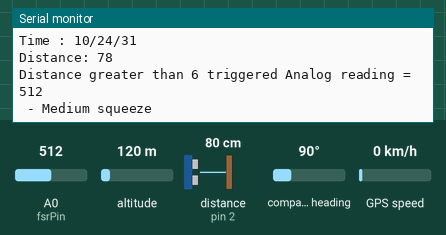
This sketch was run on a simulated Arduino Uno, built with avr-gcc and run on an emulated ATmega328P. Parts: the last lines printed to the serial monitor. Wiring (inferred from the names in the program): ultrasonic range finder: trigger pin 3; echo pin 2. The test bench sets the inputs (shaded band); at power-on: A0 (fsrPin) = 512, altitude 120 m, distance to the obstacle (sensor on pin 2) 80 cm, compass heading 90°, GPS speed 0 km/h. The echo pulse lasts 58.3 µs per cm; the GPS gets a fix after 3 s at 37.7749, -122.4194 with 8 satellites.

Above: at 1.2 s.
1.3 s: A0 (fsrPin) set to 485
At 4.9 s:
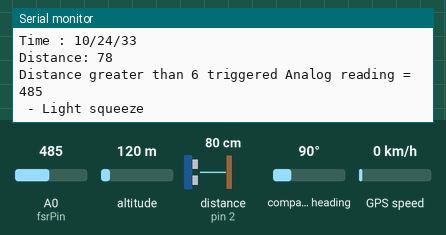
14.0 s: A0 (fsrPin) set to 216
At 15.2 s:
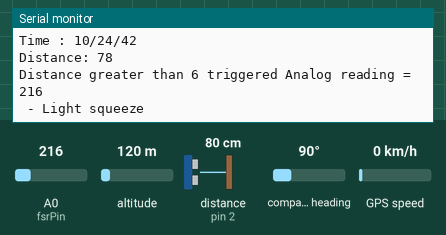
15.5 s: A0 (fsrPin) set to 184
At 18.8 s:
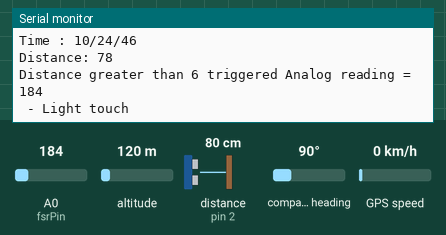
Timing chart, 0 to 20.3 s (numbered marks = the images above; inputs shaded):
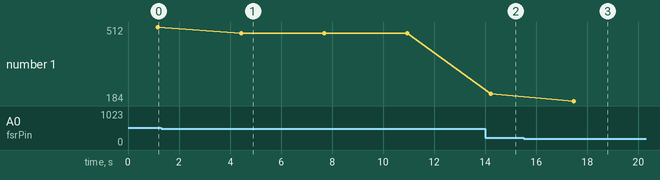

The sketch:

sms_with_conditions.ino
```cpp
//admin -- https://webhook.site/#!/6e3155c8-220a-4c14-8939-425afd9e87cd

#include <SoftwareSerial.h>
/* Create object named SIM900 of the class SoftwareSerial */
#include <TinyGPS++.h>
#include <SoftwareSerial.h>

//below for GSM
SoftwareSerial SIM900(9, 10);

//below for GPS
/* Create object named bt of the class SoftwareSerial */
SoftwareSerial GPS_SoftSerial(6, 5);/* (Rx, Tx) */
/* Create an object named gps of the class TinyGPSPlus */
TinyGPSPlus gps;
volatile float minutes, seconds;
volatile int degree, secs, mins;

//below for pressure
int fsrPin = 0;  // the FSR and 10K pulldown are connected to a0
int fsrReading;  // the analog reading from the FSR resistor divider

// defines pins numbers for US
const int trigPin = 3;
const int echoPin = 2;
// defines variables
long duration;
int distance;


void setup() {
  // for GSM
  SIM900.begin(9600); /* Define baud rate for software serial communication */
  Serial.begin(9600); /* Define baud rate for serial communication */

// for GPS
 GPS_SoftSerial.begin(9600);	/* Define baud rate for software serial communication */

  // for US sensor
  pinMode(trigPin, OUTPUT);  // Sets the trigPin as an Output
  pinMode(echoPin, INPUT);   // Sets the echoPin as an Input
}

void loop() {

// GPS start-----------------------------------------------------------------------------------------------------------------------------------------------
 smartDelay(1000);	/* Generate precise delay of 1ms */
        unsigned long start;
        double lat_val, lng_val, alt_m_val;
        uint8_t hr_val, min_val, sec_val;
        bool loc_valid, alt_valid, time_valid;
        lat_val = gps.location.lat();	/* Get latitude data */
        loc_valid = gps.location.isValid();	/* Check if valid location data is available */
        lng_val = gps.location.lng();	/* Get longtitude data */
        alt_m_val = gps.altitude.meters();	/* Get altitude data in meters */
        alt_valid = gps.altitude.isValid();	/* Check if valid altitude data is available */
        hr_val = gps.time.hour();	/* Get hour */
        min_val = gps.time.minute(); 	/* Get minutes */
        sec_val = gps.time.second();	/* Get seconds */
        time_valid = gps.time.isValid();	/* Check if valid time data is available */
        if (!loc_valid)
        {
          Serial.print("Latitude : ");
          Serial.println("*****");
          Serial.print("Longitude : ");
          Serial.println("*****");
        }
        else
        {
          DegMinSec(lat_val);
          Serial.print("Latitude in Decimal Degrees : ");
          Serial.println(lat_val, 6);
          Serial.print("Latitude in Degrees Minutes Seconds : ");
          Serial.print(degree);
          Serial.print("\t");
          Serial.print(mins);
          Serial.print("\t");
          Serial.println(secs);
          DegMinSec(lng_val);	/* Convert the decimal degree value into degrees minutes seconds form */
          Serial.print("Longitude in Decimal Degrees : ");
          Serial.println(lng_val, 6);
          Serial.print("Longitude in Degrees Minutes Seconds : ");
          Serial.print(degree);
          Serial.print("\t");
          Serial.print(mins);
          Serial.print("\t");
          Serial.println(secs);
        }
        if (!alt_valid)
        {
          Serial.print("Altitude : ");
          Serial.println("*****");
        }
        else
        {
          Serial.print("Altitude : ");
          Serial.println(alt_m_val, 6);
        }
        if (!time_valid)
        {
          Serial.print("Time : ");
          Serial.println("*****");
        }
        else
        {
          char time_string[32];
          sprintf(time_string, "Time : %02d/%02d/%02d \n", hr_val, min_val, sec_val);
          Serial.print(time_string);
        }

// GPS end ------------------------------------------------------------------------------------------------------------------------------------------------


  // US start---------------------------------------------------------------------------------------------------------------------------------------------

  digitalWrite(trigPin, LOW);
  delayMicroseconds(2);
  // Sets the trigPin on HIGH state for 10 micro seconds
  digitalWrite(trigPin, HIGH);
  delayMicroseconds(10);
  digitalWrite(trigPin, LOW);
  // Reads the echoPin, returns the sound wave travel time in microseconds
  duration = pulseIn(echoPin, HIGH);
  // Calculating the distance
  distance = duration * 0.034 / 2;
  // Prints the distance on the Serial Monitor
  Serial.print("Distance: ");
  Serial.println(distance);
  if(distance > 6){
Serial.print("Distance greater than 6 triggered ");

// Pressure start------------------------------------------------------------------------------------------------------------------------------


  fsrReading = analogRead(fsrPin);

  Serial.println("Analog reading = ");
  Serial.println(fsrReading);  // print the raw analog reading


 if (fsrReading < 10) {
    Serial.println(" - No pressure");
  } else if (fsrReading < 200) {
    Serial.println(" - Light touch");
  } else if (fsrReading < 500) {
    Serial.println(" - Light squeeze");
  } else if (fsrReading < 800 ) {
    Serial.println(" - Medium squeeze");


  } else if (fsrReading > 800 ) {
    Serial.println(" - Big squeeze detected");
    Serial.println(" - trying SMS module");

    // below http request will be triggered once the pressure exceeds 800


    // SMS start------------------------------------------------------------------------------------------------------------------------------------------

   SIM900.println("AT+CMGF=1");    //Sets the GSM Module in Text Mode
     delay(1000);  // Delay of 1 second
     SIM900.println("AT+CMGS=\"+919080402253\"\r"); // Replace x with mobile number
     delay(1000);
     SIM900.println("Accident occured place - https://www.google.com/search?q=12.945850%2C79.167221");// The SMS text you want to send
     delay(100);
     SIM900.println((char)26);// ASCII code of CTRL+Z for saying the end of sms to  the module
      delay(20000);
  // SMS end--------------------------------------------------------------------------------------------------------------------------------------------


  }
  delay(1000);

//pressure end------------------------------------------------------------------------------------------------------------------------------------------

  }

  // US End---------------------------------------------------------------------------------------------------------------------------------------------
delay(1000);

}

void ShowSerialData() {
  while (SIM900.available() != 0)      /* If data is available on serial port */
    Serial.write(char(SIM900.read())); /* Print character received on to the serial monitor */
}

void HttpGetRequest() {
}


// below function is for GPS
static void smartDelay(unsigned long ms)
{
  unsigned long start = millis();
  do
  {
    while (GPS_SoftSerial.available())	/* Encode data read from GPS while data is available on serial port */
      gps.encode(GPS_SoftSerial.read());
/* Encode basically is used to parse the string received by the GPS and to store it in a buffer so that information can be extracted from it */
  } while (millis() - start < ms);
}

// below function is for GPS
void DegMinSec( double tot_val)		/* Convert data in decimal degrees into degrees minutes seconds form */
{
  degree = (int)tot_val;
  minutes = tot_val - degree;
  seconds = 60 * minutes;
  minutes = (int)seconds;
  mins = (int)minutes;
  seconds = seconds - minutes;
  seconds = 60 * seconds;
  secs = (int)seconds;
}
```

Measured:
- the behaviour switches between 500 and 499 on A0 (fsrPin) (found by bisection; images 0 and 1)
- the behaviour switches between 200 and 199 on A0 (fsrPin) (found by bisection; images 2 and 3)
- after the input at 1.3 s, the serial monitor: prints a new line after 3.1 s (image 1)
- after the input at 14.0 s, the serial monitor: prints a new line after 0.21 s (image 2)
- after the input at 15.5 s, the serial monitor: prints a new line after 2.0 s (image 3)
- plotted number 1: 512 → 485 after the input at 1.3 s, 485 → 216 after the input at 14.0 s, 216 → 184 after the input at 15.5 s
